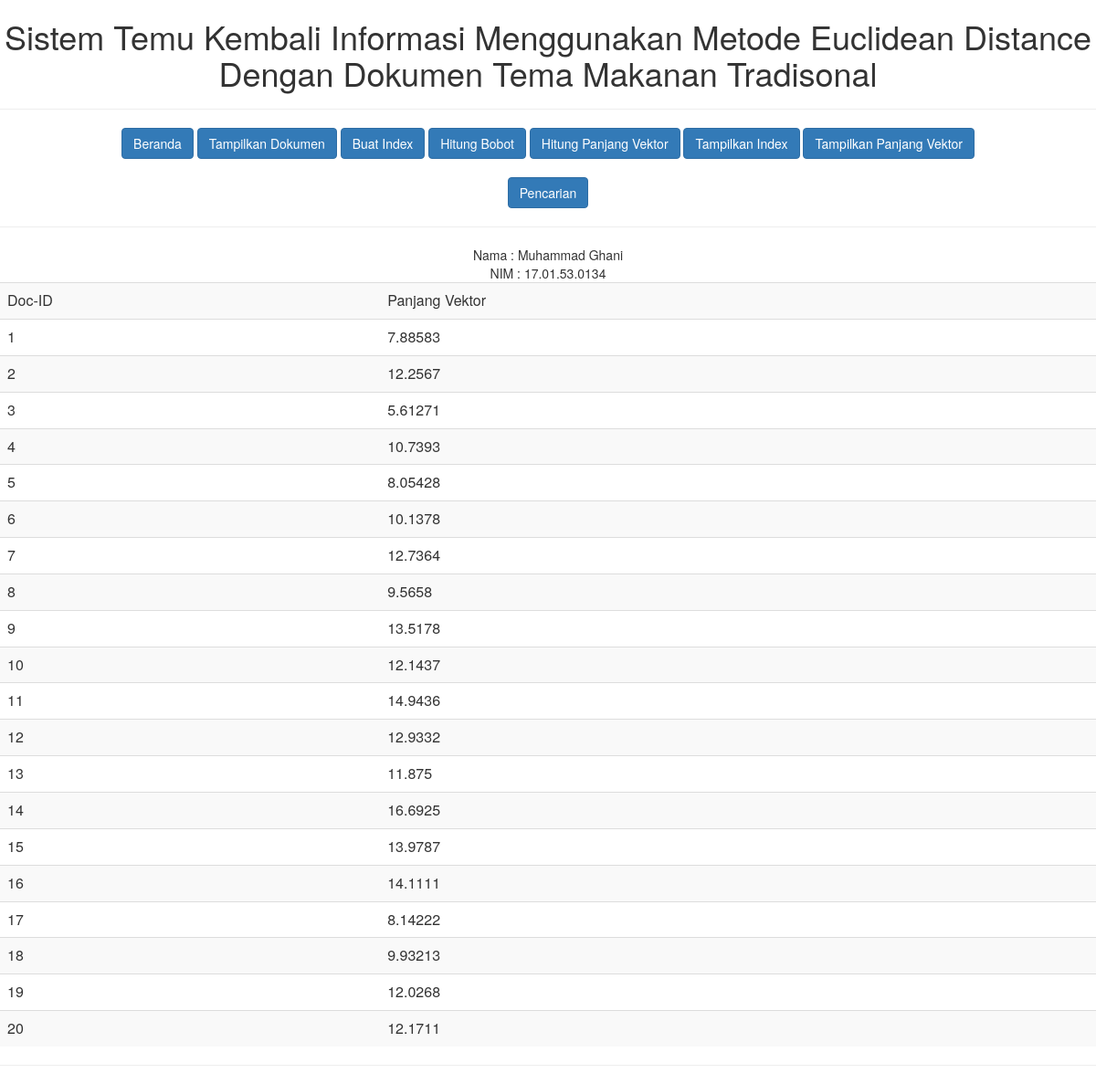
Page /index.php?act=showvektor on the committed database.
### tables this page shows
CREATE TABLE `tbvektor` (
  `DocId` int(11) NOT NULL,
  `Panjang` float NOT NULL
);

### index.php (the view, shortened to what this page needs)
<head>
    <link href="css/bootstrap.min.css" rel="stylesheet">
</head>
<body>
<h1 align=center>Sistem Temu Kembali Informasi Menggunakan Metode Euclidean Distance Dengan Dokumen Tema Makanan Tradisonal</h1>
<hr>
<div align=center>
<div class="container">
<a href="index.php" class="btn btn-primary">Beranda</a>
<a href="index.php?act=corpus" class="btn btn-primary">Tampilkan Dokumen</a>
<a href="index.php?act=indexing" class="btn btn-primary">Buat Index</a>
<a href="index.php?act=bobot" class="btn btn-primary">Hitung Bobot</a>
<a href="index.php?act=panjangvektor" class="btn btn-primary">Hitung Panjang Vektor</a>
<a href="index.php?act=showindex" class="btn btn-primary">Tampilkan Index</a>
<a href="index.php?act=showvektor" class="btn btn-primary">Tampilkan Panjang Vektor</a>
<br/>
<br/>
<a href="index.php?act=retrieve" class="btn btn-primary">Pencarian</a>
</div>
</div>
<hr />
<div align=center>
Nama 	: Muhammad Ghani <br/>
NIM		: 17.01.53.0134
</div>
<?php
include 'fungsi.php';
$apa = @$_GET["act"];
if ($apa == "corpus") {
	$result = mysqli_query($con,"SELECT * FROM tbberita ORDER BY Id");
	while($row = mysqli_fetch_array($result)) {
		echo $row['Id'] . ". <font color =blue>" . $row['Judul'] . "</font><br />" . $row['Berita'];
		echo "<hr />";
	}
}
else if ($apa == "indexing") {
	buatindex();
	print("<hr />");
}
else if ($apa == "bobot") {
	hitungbobot();
	print("<hr />");
}
else if ($apa == "panjangvektor") {
	panjangvektor();
	print("<hr />");
}
else if ($apa == "showvektor") {
	print("<table class='table table-striped'>");
	print("<tr><td>Doc-ID</td><td>Panjang Vektor</td></tr>");
	$result = mysqli_query($con,"SELECT * FROM tbvektor")or die (mysqli_error($con));
	while($row = mysqli_fetch_array($result)) {
		print("<tr>");
		print("<td>" . $row['DocId'] . "</td><td>" . $row['Panjang'] . "</td>");
		print("</tr>");
	}
	print("</table><hr />");
}
?>
</body>

### rows in the picture
tbvektor: DocId "1", Panjang "7.88583"
tbvektor: DocId "2", Panjang "12.2567"
tbvektor: DocId "3", Panjang "5.61271"
tbvektor: DocId "4", Panjang "10.7393"
tbvektor: DocId "5", Panjang "8.05428"
tbvektor: DocId "6", Panjang "10.1378"
tbvektor: DocId "7", Panjang "12.7364"
tbvektor: DocId "8", Panjang "9.5658"
tbvektor: DocId "9", Panjang "13.5178"
tbvektor: DocId "10", Panjang "12.1437"
tbvektor: DocId "11", Panjang "14.9436"
tbvektor: DocId "12", Panjang "12.9332"
tbvektor: DocId "13", Panjang "11.875"
tbvektor: DocId "14", Panjang "16.6925"
tbvektor: DocId "15", Panjang "13.9787"
tbvektor: DocId "16", Panjang "14.1111"
tbvektor: DocId "17", Panjang "8.14222"
tbvektor: DocId "18", Panjang "9.93213"
tbvektor: DocId "19", Panjang "12.0268"
tbvektor: DocId "20", Panjang "12.1711"
